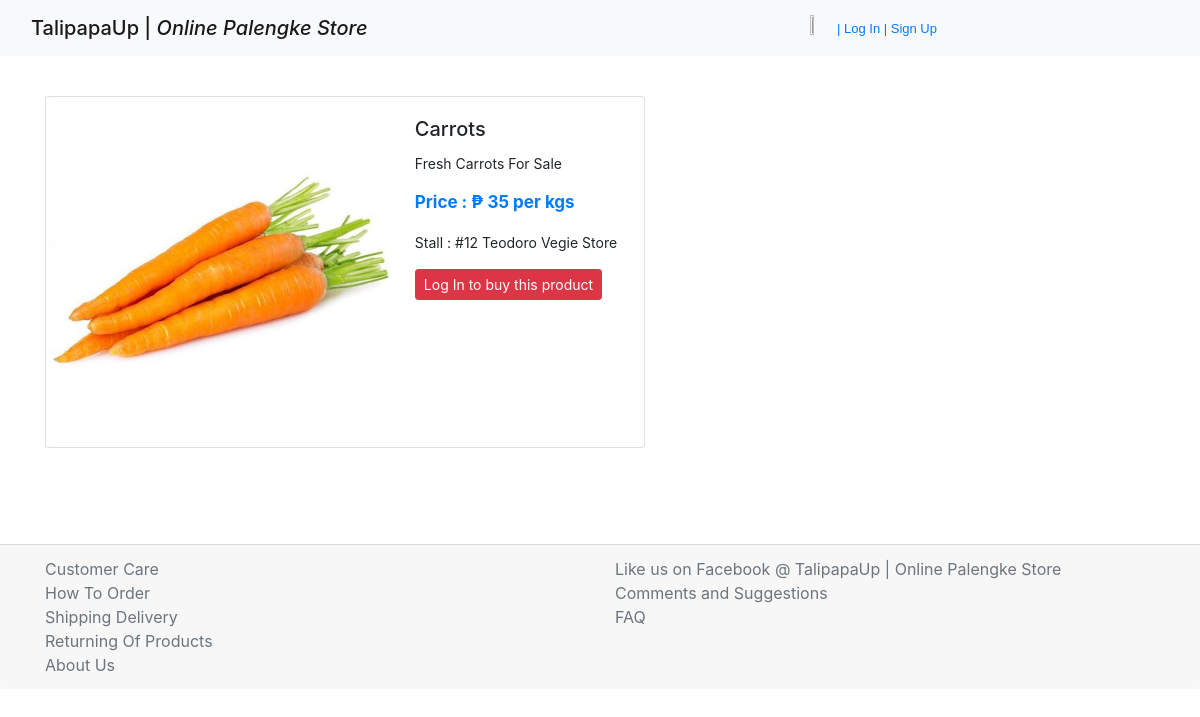
The app's page /products/list/7/ with its own data.
### products/models.py (models this page shows, shortened)
class Product(models.Model):
    measurements = (
        ('kgs', 'kgs'),
        ('pcs', 'pcs'),
    )
    mainimage = models.ImageField(upload_to = 'products/', blank = True)
    name = models.CharField(unique = True, max_length = 300)
    product_id = models.AutoField(primary_key = True)
    stall_address = models.ForeignKey(Stall, on_delete = models.CASCADE)
    category = models.ForeignKey(Category, on_delete = models.CASCADE)
    preview_text = models.TextField(max_length = 300, verbose_name = 'Preview Text')
    detail_text = models.TextField(max_length = 300, verbose_name = 'Detail Text')
    price = models.IntegerField()
    measurement = models.CharField(max_length = 100, choices=measurements)
    class Meta :
        verbose_name = 'Product'
        verbose_name_plural = 'Products'
        ordering = ['name',]

class Stall(models.Model):
    name_of_stall = models.CharField(max_length = 300)
    address = models.CharField(max_length = 300)
    def __str__(self):
        return self.name_of_stall

### products/views.py (the view)
# urls.py: path('products/list/<int:product_id>/', views.ProductDetail, name='productdetail'),
def ProductDetail(request , product_id):
    obj = get_object_or_404(Product, product_id=product_id)
    template_name = "product/detail.html"
    context = {"detail" : obj}
    return render(request, template_name, context)

### products/templates/product/detail.html (shortened to what this page needs)
{% extends 'base.html' %}
{% load static %}
{% block content %}
<br>
<br>
<br>
<br>
<div class="container">
<div class="card mb-4" style="max-width: 600px;">
  <div class="row no-gutters justify-content-center">
    <div class="col-7">
      <img src="{{ detail.mainimage.url }}" class="card-img" alt="..." width="900" height='350'>
    </div>
    <div class="col-5">
      <div class="card-body">
        <h5 class="card-title">{{ detail.name }}</h5>
        <p class="card-text">{{ detail.detail_text }}</p>
          <p class="price card-text text-primary font-weight-bold">Price : ₱ {{ detail.price }} per {{ detail.measurement }}</p>
          <p class="card-text ">Stall : {{ detail.stall_address }}</p>
          {% if user.is_authenticated %}
            <button type="submit" class="buy btn-primary">Buy Now</button>
            <button type="submit" class="buy btn-outline-danger">Add To Cart</button>
          {% else %}
            <a class="btn btn-danger btn-sm" href="login/">Log In to buy this product</a>
          {% endif %}
    </div>
    </div>
  </div>
</div>
</div>
{% endblock %}

### products/static/css/style.css (style rules this page uses)
.card-text { font-size: 14px; }
.price { font-size: 17px; }

### records on screen
Product: mainimage (picture), name "Carrots", detail_text "Fresh Carrots For Sale", price "35", measurement "kgs", stall_address "#12 Teodoro Vegie Store"
